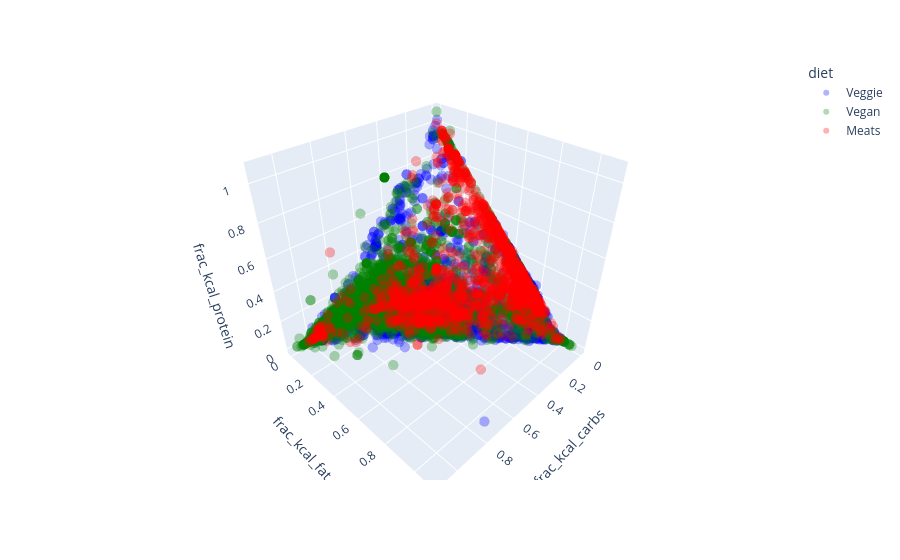

The cell this chart's notebook holds for it:
### Code cell
plot_macro_frac(df_ah.head(None))

### Figure 1 — Plotly figure (JSON) as saved in the notebook; plotly's stock layout.template omitted (floating-point values rounded to 4 significant figures; data arrays with more than 128 entries replaced by an {"elided": "..."} marker saying what was removed)
{"data": [{"customdata": {"elided": "3295x3 mixed values"}, "hovertemplate": "diet=Veggie<br>frac_kcal_carbs=%{x}<br>frac_kcal_fat=%{y}<br>frac_kcal_protein=%{z}<br>name=%{customdata[0]}<br>price=%{customdata[1]}<br>protein_per_euro=%{customdata[2]}<extra></extra>", "legendgroup": "Veggie", "marker": {"color": "blue", "opacity": 0.3, "size": 6, "symbol": "circle"}, "mode": "markers", "name": "Veggie", "scene": "scene", "showlegend": true, "type": "scatter3d", "x": {"elided": "3295 float values"}, "y": {"elided": "3295 float values"}, "z": {"elided": "3295 float values"}}, {"customdata": {"elided": "4495x3 mixed values"}, "hovertemplate": "diet=Vegan<br>frac_kcal_carbs=%{x}<br>frac_kcal_fat=%{y}<br>frac_kcal_protein=%{z}<br>name=%{customdata[0]}<br>price=%{customdata[1]}<br>protein_per_euro=%{customdata[2]}<extra></extra>", "legendgroup": "Vegan", "marker": {"color": "green", "opacity": 0.3, "size": 6, "symbol": "circle"}, "mode": "markers", "name": "Vegan", "scene": "scene", "showlegend": true, "type": "scatter3d", "x": {"elided": "4495 float values"}, "y": {"elided": "4495 float values"}, "z": {"elided": "4495 float values"}}, {"customdata": {"elided": "1563x3 mixed values"}, "hovertemplate": "diet=Meats<br>frac_kcal_carbs=%{x}<br>frac_kcal_fat=%{y}<br>frac_kcal_protein=%{z}<br>name=%{customdata[0]}<br>price=%{customdata[1]}<br>protein_per_euro=%{customdata[2]}<extra></extra>", "legendgroup": "Meats", "marker": {"color": "red", "opacity": 0.3, "size": 6, "symbol": "circle"}, "mode": "markers", "name": "Meats", "scene": "scene", "showlegend": true, "type": "scatter3d", "x": {"elided": "1563 float values"}, "y": {"elided": "1563 float values"}, "z": {"elided": "1563 float values"}}], "layout": {"legend": {"title": {"text": "diet"}, "tracegroupgap": 0}, "margin": {"t": 60}, "scene": {"domain": {"x": [0, 1], "y": [0, 1]}, "xaxis": {"title": {"text": "frac_kcal_carbs"}}, "yaxis": {"title": {"text": "frac_kcal_fat"}}, "zaxis": {"title": {"text": "frac_kcal_protein"}}}}}
